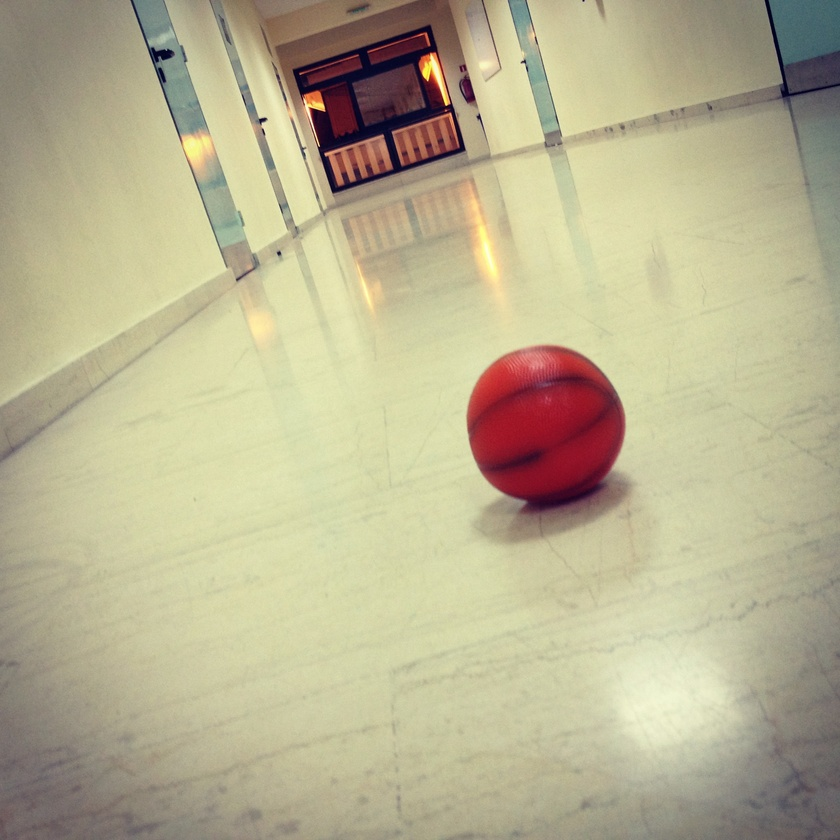
#> input picture Lab/test_images/infomm.jpg, 840 x 840 px, shrunk from 2048 x 2048 before the run, found by its file name
$ jupyter execute image_decomposition_bit_planes.ipynb
#> lines starting #> are read from the running program, lines starting #| are printed output that depends on the picture; after the words box and inside, x2 and y2 are one past the last pixel; in counts of white or black regions, pixels touching at a corner belong together
[cell 1]
import numpy as np
import cv2
import matplotlib.pyplot as plt
from google.colab.patches import cv2_imshow #this is used for imshow to work on google colab
from google.colab import drive
import sys
import os

[cell 2]
drive.mount('/content/gdrive', force_remount=True)
lib_file_location = "/content/gdrive/My Drive/Courses/TEL 750 - Digital Image Processing/"
sys.path.append(lib_file_location)

[cell 3]
# Read / Show an image
img_file = '/content/gdrive/MyDrive/Courses/TEL 750 - Digital Image Processing/infomm.jpg'
image = cv2.imread(img_file) # this image is in BGR format
#> image is the input picture: shape (840, 840, 3); mean B, G, R 145.3, 177.1, 184.4

[cell 4]
def decompose_bit_planes(image_path):
    """
    Decompose an 8-bit grayscale image into its 8 bit planes.

    Parameters:
    image_path (str): Path to the input grayscale image

    Returns:
    list: List of 8 binary images, each representing one bit plane
    """
    # Read the image in grayscale
    img = cv2.imread(image_path, cv2.IMREAD_GRAYSCALE)

    if img is None:
        raise ValueError("Could not read the image")

    # Create a list to store bit planes
    bit_planes = []

    # Extract each bit plane
    for bit_pos in range(7, -1, -1):  # From MSB (7) to LSB (0)
        # Create a bit mask
        mask = 1 << bit_pos

        # Extract the bit plane
        bit_plane = (img & mask) >> bit_pos

        # Convert to binary image (0 and 255 for better visualization)
        bit_plane = bit_plane * 255

        bit_planes.append(bit_plane.astype(np.uint8))

    return bit_planes

def display_bit_planes(bit_planes):
    """
    Display all bit planes in a 2x4 grid.

    Parameters:
    bit_planes (list): List of 8 binary images
    """
    plt.figure(figsize=(15, 8))

    for i, plane in enumerate(bit_planes):
        plt.subplot(2, 4, i + 1)
        plt.imshow(plane, cmap='gray')
        plt.title(f'Bit {7-i} ({"Most" if i==0 else "Least" if i==7 else ""}Significant)')
        plt.axis('off')

    plt.tight_layout()
    plt.show()

[cell 5]
def main():
    # Example usage
    image_path = '/content/gdrive/MyDrive/Courses/TEL 750 - Digital Image Processing/infomm.jpg'
    image = cv2.imread(img_file) # this image is in BGR format

    try:
        # Decompose the image into bit planes
        bit_planes = decompose_bit_planes(image_path)
#> in decompose_bit_planes, `img = cv2.imread(image_path, cv2.IMREAD_GRAYSCALE)`:
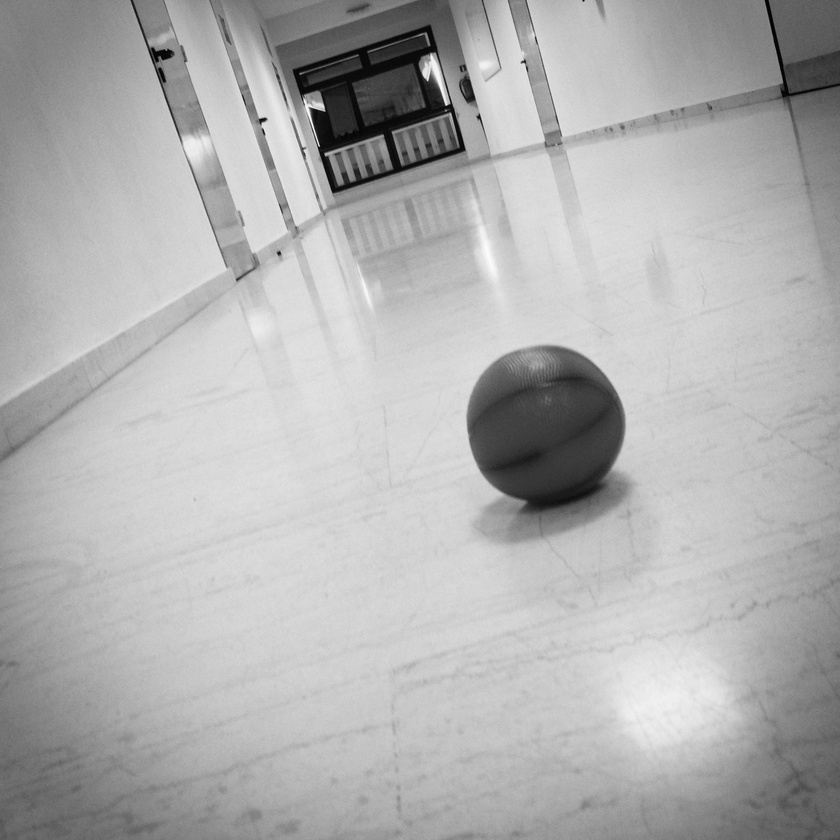
#> img: shape (840, 840); min 0, max 253, mean 175.7
#> the loop in decompose_bit_planes, `for bit_pos in range(7, -1, -1):` made 8 passes
#> pass 1, in decompose_bit_planes, `bit_plane = (img & mask) >> bit_pos`:
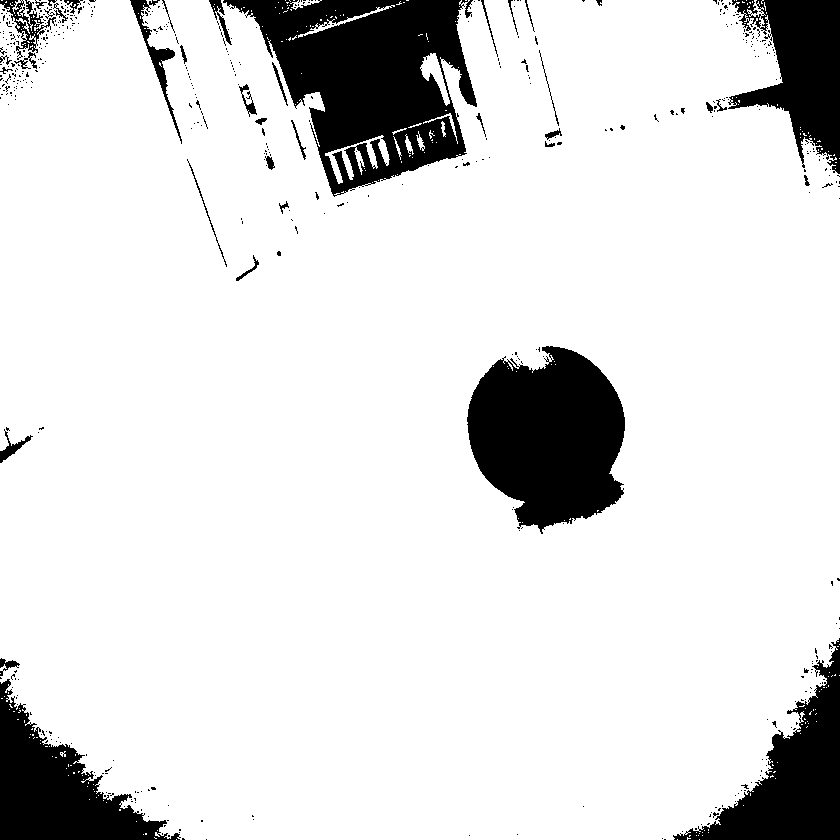
#> bit_plane: shape (840, 840); values 0 (black) and 1 (white), 87.3% white; 527 black regions (488 under 20 px), largest, box (x1, y1, x2, y2) and area: (223, 0, 477, 197) 27372, (467, 346, 625, 534) 21276, (673, 638, 840, 840) 12360
#> pass 2, in decompose_bit_planes, `bit_plane = (img & mask) >> bit_pos`:
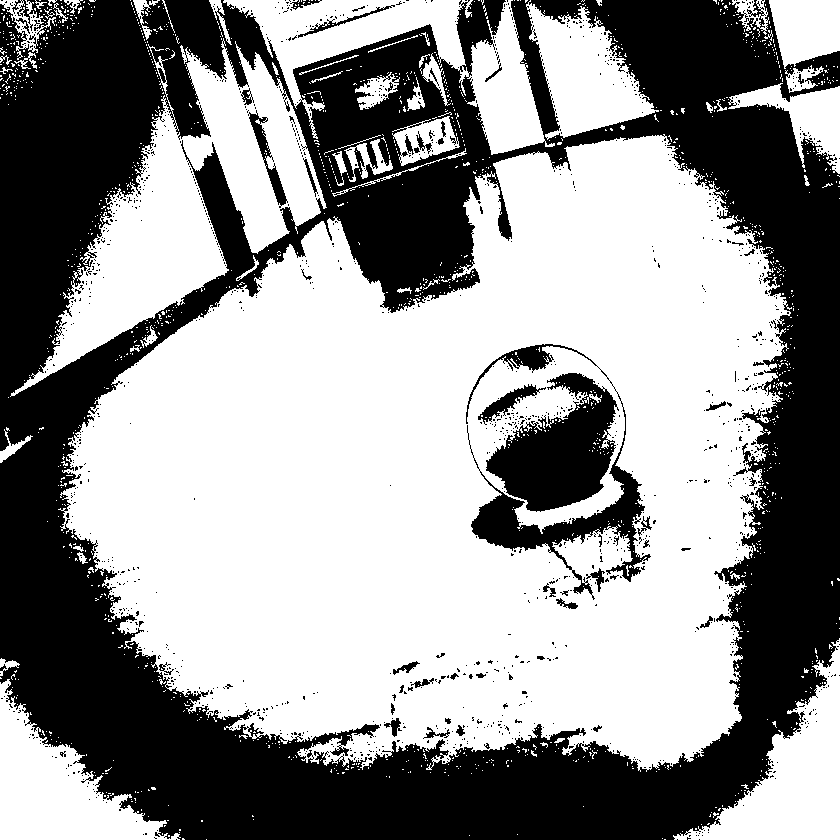
#> bit_plane: shape (840, 840); values 0 (black) and 1 (white), 57.9% white; 1342 black regions (1290 under 20 px), largest, box (x1, y1, x2, y2) and area: (0, 0, 840, 840) 271931, (486, 373, 619, 512) 10032, (466, 344, 651, 600) 7255
#> after the loop in decompose_bit_planes, `for bit_pos in range(7, -1, -1):`:
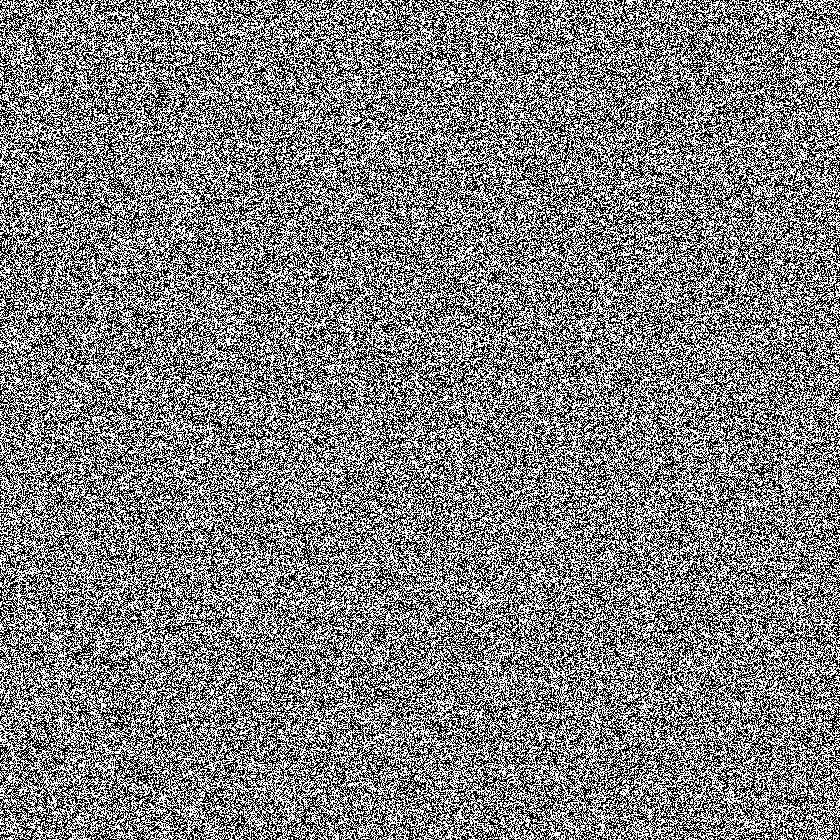
#> bit_plane: shape (840, 840); 50% white in thin lines or dots
#> after the loop in decompose_bit_planes, `for bit_pos in range(7, -1, -1):`: bit_planes = 8 items

        # Display the results
        display_bit_planes(bit_planes)

        # Optionally save the bit planes
        for i, plane in enumerate(bit_planes):
            cv2.imwrite(f'bit_plane_{7-i}.png', plane)

    except Exception as e:
        print(f"Error: {e}")

if __name__ == "__main__":
    main()
#> the loop in display_bit_planes, `for i, plane in enumerate(bit_planes):` made 8 passes
#> in display_bit_planes, `plt.show()`:
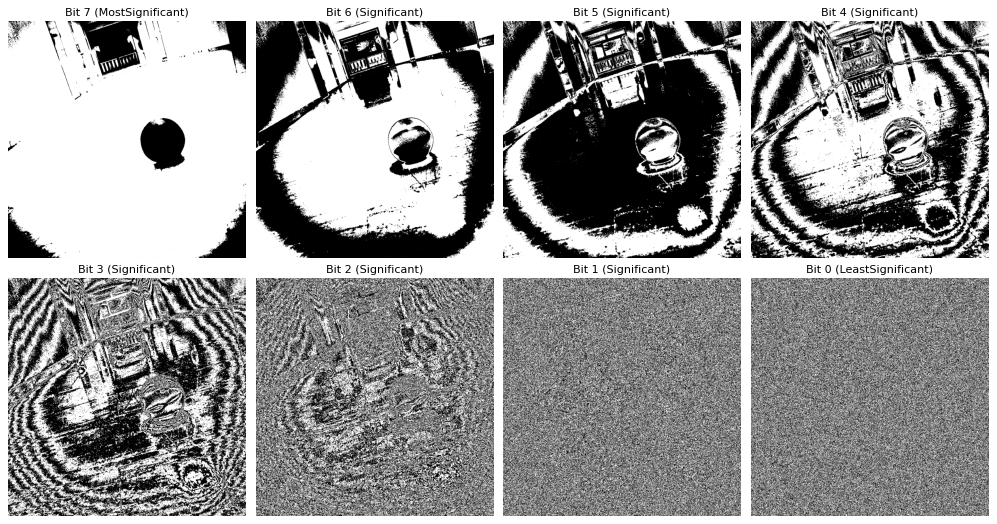
#> figure drawn by matplotlib, 8 panels
#> the loop in main, `for i, plane in enumerate(bit_planes):` made 8 passes
